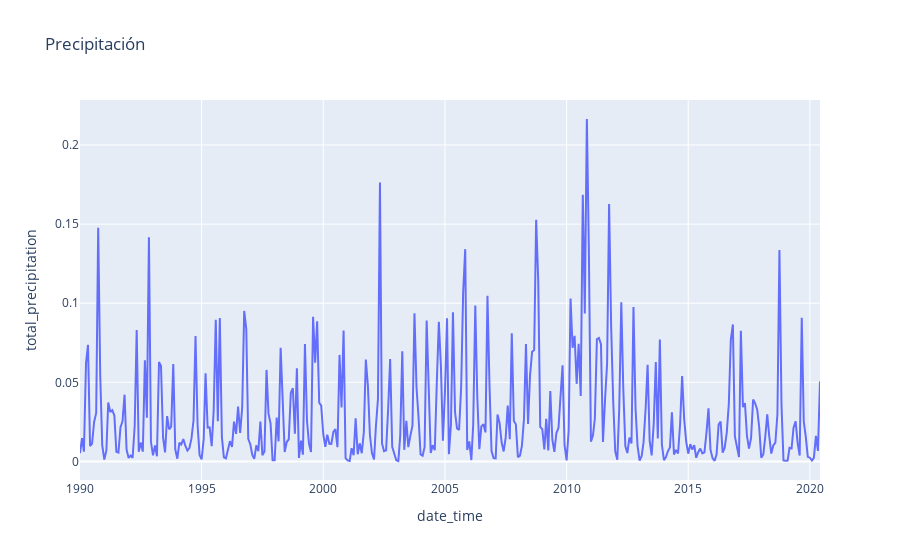

This figure's notebook cell:
### Code cell
fig = px.line(data_parque[data_parque.id==0],
                    y='total_precipitation',
                    x='date_time',
                    #color='total_precipitation',
                    title='Precipitación')
fig.show()

### Figure 1 — Plotly figure (JSON) as saved in the notebook; plotly's stock layout.template omitted (floating-point values rounded to 4 significant figures; data arrays with more than 128 entries replaced by an {"elided": "..."} marker saying what was removed)
{"data": [{"hovertemplate": "date_time=%{x}<br>total_precipitation=%{y}<extra></extra>", "legendgroup": "", "line": {"color": "#636efa", "dash": "solid"}, "mode": "lines", "name": "", "orientation": "v", "showlegend": false, "type": "scatter", "x": {"elided": "366 str values"}, "xaxis": "x", "y": {"elided": "366 float values"}, "yaxis": "y"}], "layout": {"legend": {"tracegroupgap": 0}, "title": {"text": "Precipitación"}, "xaxis": {"anchor": "y", "domain": [0, 1], "title": {"text": "date_time"}}, "yaxis": {"anchor": "x", "domain": [0, 1], "title": {"text": "total_precipitation"}}}}
